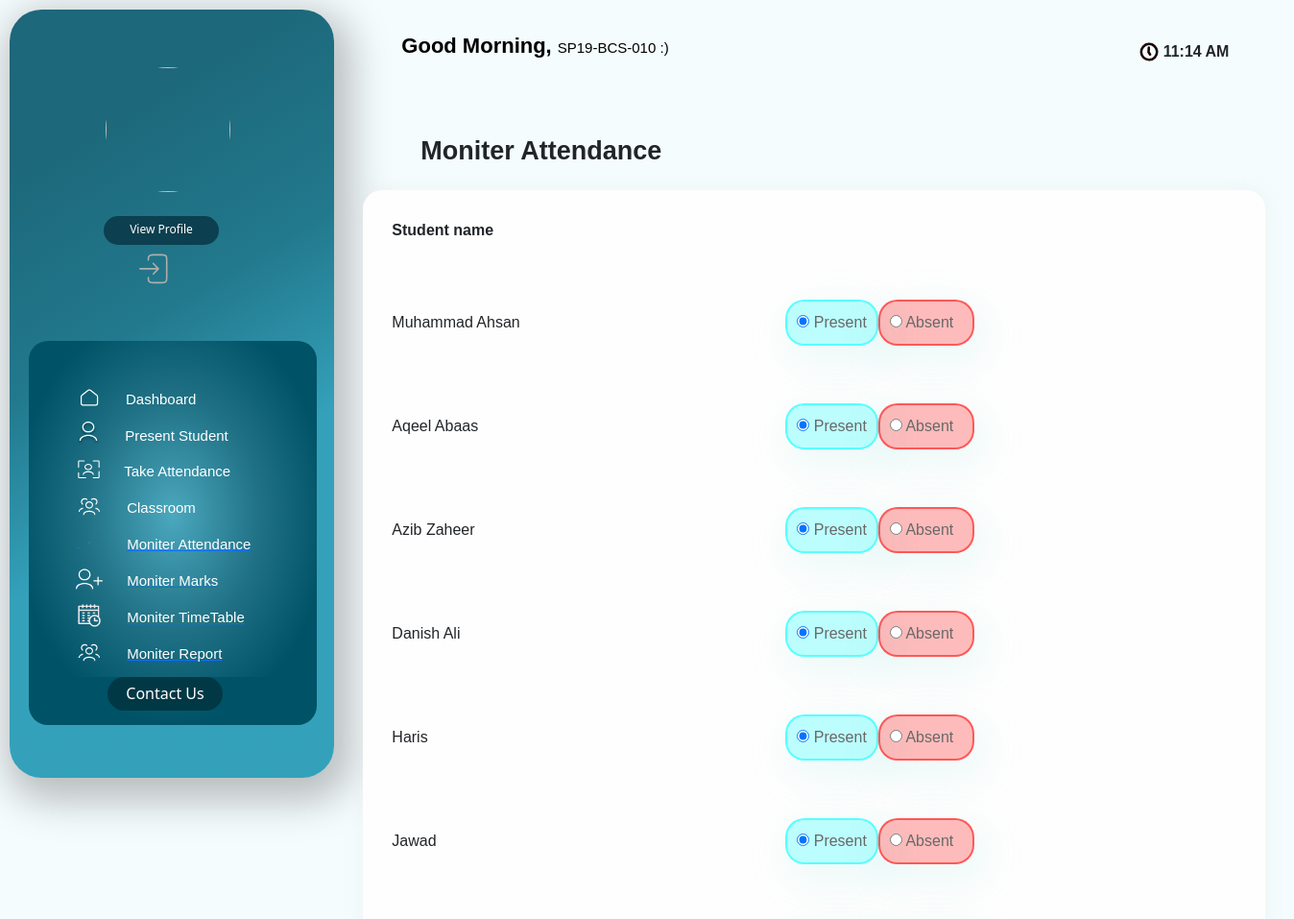
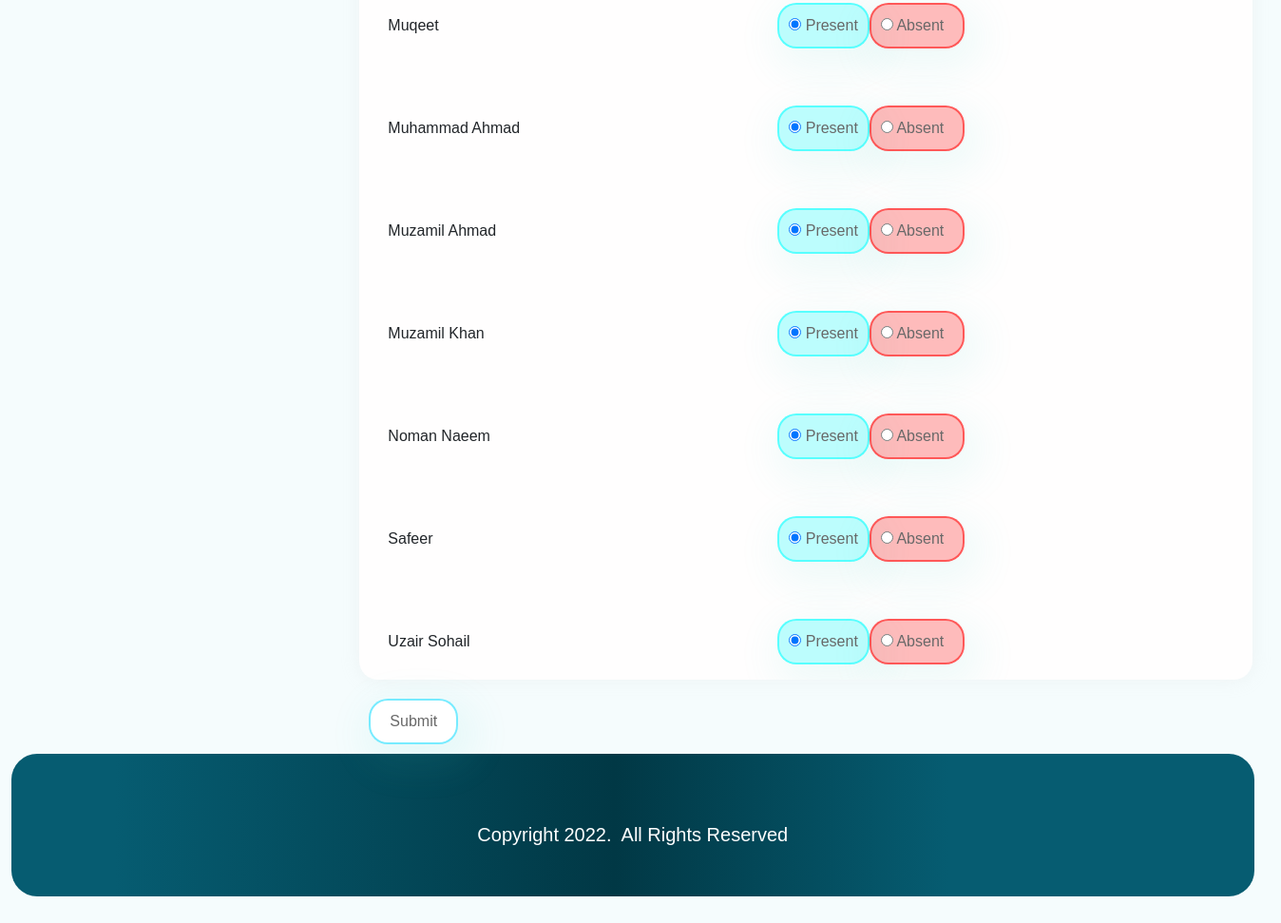
/info/teacher/5980/Edit_att/ (signed in), run on the app's committed database (2 pictures, top to bottom).
### info/models.py (models this page shows, shortened)
class User(AbstractUser):
    @property
    def is_student(self):
        if hasattr(self, 'student'):
            return True
        return False

class Attendance(models.Model):
    course = models.ForeignKey(Course, on_delete=models.CASCADE)
    student = models.ForeignKey(Student, on_delete=models.CASCADE)
    attendanceclass = models.ForeignKey(AttendanceClass, on_delete=models.CASCADE, default=1)
    date = models.DateField(default='2018-10-23')
    status = models.BooleanField(default='True')

class Student(models.Model):
    user = models.OneToOneField(User, on_delete=models.CASCADE, null=True)
    class_id = models.ForeignKey(Class, on_delete=models.CASCADE, default=1)
    USN = models.CharField(primary_key='True', max_length=100)
    name = models.CharField(max_length=200)
    Reg = models.TextField(max_length=50,null=True)
    ph = models.TextField(max_length=50)
    email = models.TextField(max_length=50)
    cnic = models.TextField(max_length=50)
    sex = models.CharField(max_length=50, choices=sex_choice, default='Male')
    DOB = models.DateField(default='1998-01-01')
    image = models.ImageField(upload_to=filepath, null=True, blank=True)

### info/views.py (the view)
# urls.py: path('teacher/<int:ass_c_id>/Edit_att/', views.edit_att, name='edit_att'),
@login_required()
def edit_att(request, ass_c_id):
    assc = get_object_or_404(AttendanceClass, id=ass_c_id)
    cr = assc.assign.course
    att_list = Attendance.objects.filter(attendanceclass=assc, course=cr)
    context = {
        'assc': assc,
        'att_list': att_list,'date': g, 'time': current_time
    }
    return render(request, 'info/t_edit_att.html', context)

### info/templates/info/t_edit_att.html (shortened to what this page needs)
<!DOCTYPE html>
<html lang="en">
<head>
     <link href="https://cdn.jsdelivr.net/npm/bootstrap@5.2.0-beta1/dist/css/bootstrap.min.css" rel="stylesheet">
</head>
<body style="background-color: rgba(245, 252, 253, 0.94)">
  <div    >
    <div class="maiin">
        <div class="upcnt">
            <div class="uplftcnt">
                <div class="primg">
                  <img src="/ImagesAttendance/{{ user.teacher.image }}" alt="">
                </div>
                <div class="prdet">
                    <div class="btnttl">
                      <a style="text-decoration:none ;" href="/viewprofile"><div  class="vp"> View Profile</div></a>
                    </div>
                    <div class="lgout" style="margin-left: 135px; margin-top: 0px; "><a href="{% url 'logout'%}"><img style=" width: 30px; height:50px;" src="/ImagesAttendance/info/images/lgout.svg" alt=""> </a></div>
                </div>
                <div class="navico">
                <div class="upici">
                  <a href="/index" style="color:white;text-decoration:none;">
                    <div class="icco">
                    <div class="icim"><img style="width: 26px; height:26px; "  src="/ImagesAttendance/info/images/House_02.svg"> </div>
                    <div class="icttl"> Dashboard</div>
                    </div>
                  </a>
                  <a href="/present_student" style="color:white;text-decoration:none;">
                    <div class="icco">
                    <div class="icim">&nbsp;<img style="width: 26px; height:25px; margin-left: -5px;"  src="/ImagesAttendance/info/images/prstu.svg"> </div>
                    <div class="icttl">Present Student </div>
                    </div>
                  </a>
                  <a href="/TakeAttendance" style="color:white;text-decoration:none;">
                    <div class="icco">
                    <div class="icim">&nbsp;<img style="width: 23px; height:23px; margin-left: -3px; "  src="/ImagesAttendance/info/images/tkatn.svg"> </div>
                    <div class="icttl">Take Attendance </div>
                    </div>
                  </a>
                  <a href="/class_room" style="color:white;text-decoration:none;">
                    <div class="icco">
                    <div class="icim">&nbsp;<img style="width: 28px; height:28px; margin-left: -5px;"  src="/ImagesAttendance/info/images/clsrm.svg"> </div>
                    <div class="icttl">Classroom</div>
                    </div>
                  </a>
                  <a href="{% url 't_clas' request.user.teacher.id 1 %}">
                      <div class="icco">
                          <div class="icim">&nbsp;<img style="width: 28px; height:28px; margin-left: -5px;"  src="/ImagesAttendance/info/images/editico.svg"> </div>
                          <div class="icttl">Moniter Attendance</div>
                          </div>
                    </a>
                    <a href="{% url 't_clas' request.user.teacher.id 2 %}">
                      <div class="icco">
                          <div class="icim">&nbsp;<img style="width: 28px; height:28px; margin-left: -5px;"  src="/ImagesAttendance/info/images/adstu.svg"> </div>
                          <div class="icttl">Moniter Marks</div>
                          </div>
                    </a>
                    <a href="{% url 't_timetable' request.user.teacher.id %}">
                      <div class="icco">
                      <div class="icim">&nbsp;<img style="width: 28px; height:28px; margin-left: -5px;"  src="/ImagesAttendance/info/images/ttbl.png"> </div>
                      <div class="icttl">Moniter TimeTable</div>
                      </div>
                   </a>
                   <a href="{% url 't_clas' request.user.teacher.id 3 %}">
                      <div class="icco">
                      <div class="icim">&nbsp;<img style="width: 28px; height:28px; margin-left: -5px;"  src="/ImagesAttendance/info/images/clsrm.svg"> </div>
                      <div class="icttl">Moniter Report</div>
                      </div>
                  </a>
                 </div>
                 <div style=" margin-top: -20px; background-color: transparent   " class="dwic"  >
                  <a style="text-decoration:none  ; background-color: #005266;" href="/contactus"> <div style="background-color: #013845;" class="cntus"><span>Contact Us</span> </div></a>
                </div>
               </div>
            </div>
            <div class="upritcnt">
                <div class="tagg">
                    <div class="greet">Good Morning,<span>{{request.user}} :)</span> </div>
                    <div class="timee">
                        <div class="timeeimg"> <img style="width: 20px; height:20px" src="/ImagesAttendance/info/images/tico.svg"></img> </div>
                        <div class="tym"> {{time}}</div>
                    </div>
                </div>
                <div class="Attendance">
                    <div class="titl">
                      <div>Moniter Attendance</div>
                    </div>
                    <div class="prescont">
{% block content %}
<form action="{% url 'confirm' assc.id %}" method="post">
        <div class="card-body">
          <div class="table-responsive">
            <table id="studnt" >
              <thead>
                <tr>
                    <th>Student name</th>
                    <th></th>
                </tr>
              </thead>
                <tbody>
                    {% for att in att_list %}
                    <tr>
                    <td>{{att.student.name}}</td>
                    <td>
                        <div class="btn-group btn-group-toggle" data-toggle="buttons">
                                {% if att.status %}
                                <div>
                                <label style="color: #686868; text-decoration: none; border: 2px solid #05ffff8a; font-family: 'Gill Sans', 'Gill Sans MT', Calibri, 'Trebuchet MS', sans-serif; box-shadow: 7px 13px 42px 11px rgba(76, 216, 195, 0.089); padding: 10px; border-radius: 20px; background-color: rgba(13, 252, 252, 0.274); ">
                                    <input type="radio" name="{{ att.student.USN }}" id="option1" autocomplete="off" value="present" checked> Present
                                </label>
                              </div>
                                <label  style="color: #686868; text-decoration: none; border: 2px solid #ff05058a; font-family: 'Gill Sans', 'Gill Sans MT', Calibri, 'Trebuchet MS', sans-serif; box-shadow: 7px 13px 42px 11px rgba(76, 216, 195, 0.089); padding: 10px; border-radius: 20px; padding-left: 10px; padding-right: 20px; background-color: rgba(252, 13, 13, 0.274); ">
                                    <input type="radio" name="{{ att.student.USN }}" id="option2" autocomplete="off" value="absent"> Absent
                                </label>
                                {% endif %}
                        </div>
                    </td>
                    </tr>
                {% endfor %}
                </tbody>
            </table>
          </div>
        </div>
      </div>
    <div style="margin-left: 30px;">
        <input style="color: #686868; text-decoration: none; border: 2px solid #05daff8a; font-family: 'Gill Sans', 'Gill Sans MT', Calibri, 'Trebuchet MS', sans-serif; box-shadow: 7px 13px 42px 11px rgba(76, 216, 195, 0.089); padding: 10px; padding-left: 20px; padding-right: 20px; border-radius: 20px; background-color: white; " type="submit" value="Submit">
      </div>    </form>
{% endblock %}
</div>
</div>
</div>
</div>
<div  class="dwncnt">
<div class="cpr">Copyright 2022.&nbsp; All Rights Reserved</div>
</div>
</div>
</body>
</html>

### info/templates/info/t_edit_att.html (style rules this page uses)
.maiin { display: flex; flex-direction: column; }
.upcnt { display: flex; }
.uplftcnt { height: 800px; width: 338.33px; margin: 10px; background: linear-gradient(328.91deg, rgba(0, 136, 168, 0.79) 38.23%, rgba(14, 108, 130, 0.912112) 59.45%, rgba(19, 97, 116, 0.958605) 83.69%); box-shadow: 7px 13px 42px 11px rgba(0, 0, 0, 0.25); border-radius: 33px; display: flex; flex-direction: column; }
.greet { font-family: 'Hammersmith One', sans-serif; font-weight: 600; font-size: 22px; line-height: 35px; text-align: center; margin-left: 60px; color: #000000; }
.greet span { font-size: 15px; margin-left: 6px; font-weight: 400; }
.tagg { display: flex; gap: 490px; margin-top: 30px; }
.timee { display: flex; gap: 5px; margin-top: 10px; margin-right: 8px; }
.tym { font-family: 'DM Sans', sans-serif; font-weight: 600; margin-top: 2px; }
.primg { border-radius: 100px; width: 130px; height: 130px; margin-top: 60px; margin-left: 100px; display: flex; justify-content: center; align-items: center; }
.primg img { border-radius: 100px; width: 130px; height: 130px; }
.navico { margin-left: 20px; margin-right: 20px; margin-top: 50px; height: 400px; width: 300px; background: radial-gradient(54.74% 54.74% at 49.91% 45.32%, #4BA8BE 0%, #207185 55.32%, #005266 100%); border-radius: 20px; }
.btnttl { height: 30px; width: 120px; border-radius: 20px; background-color: #0C3F4F; display: flex; justify-content: center; margin-top: 7px; font-size: 12px; margin-left: 98px; }
.vp { margin-top: 5px; color: #FFFFFF; }
.upici { margin-top: 45px; }
.icco { display: flex; gap: 25px; margin-top: 10px; }
.icim { margin-left: 50px; color: #FFFFFF; }
.icttl { color: #FFFFFF; font-family: 'DM Sans', sans-serif; font-size: 15px; margin-top: 5px; }
.dwic { width: 270px; height: 100px; border-radius: 20px; margin-left: 12px; }
.dwic { background: #071E23; display: flex; flex-direction: column; gap: 10px; justify-items: center; justify-content: center ; margin-top: 50px; }
.ttlh ,.cntus { margin-left: 70px; }
.cntus { color: white; background-color: #116782; width: 120px; display: flex; justify-content: center; height: 35px; border-radius: 100px; }
.cntus span { margin-top: 5px; }
.dwncnt { width: 97vw; height: 150px; background: linear-gradient(90deg, #065C71 8.33%, #013845 48.52%, #065C71 75.37%); border-radius: 27px; margin-left: 12px; margin-bottom: 10px; margin-top: 10px; display: flex; justify-content: space-around; }
.cpr { margin-top: 70px; color: #FFFFFF; font-family: 'DM Sans', sans-serif; font-size: 20px; }
.titl { font-family: 'DM Sans', sans-serif; font-size: 27px; font-weight: 700; margin-top: 70px; margin-left: 80px; margin-bottom: 10px; }
.icco { display: inline-block; display: flex; vertical-align: middle; -webkit-transform: perspective(1px) translateZ(0); transform: perspective(1px) translateZ(0); box-shadow: 0 0 1px rgba(0, 0, 0, 0); -webkit-transition-duration: 0.3s; transition-duration: 0.3s; }
.icco .icim { -webkit-transform: translateZ(0); transform: translateZ(0); -webkit-transition-duration: 0.3s; transition-duration: 0.3s; -webkit-transition-property: transform; transition-property: transform; -webkit-transition-timing-function: ease-out; transition-timing-function: ease-out; }
.titl { display: flex; }
::placeholder { color: rgb(189, 189, 189); }
.prescont { background-color: rgb(255, 254, 254); border-radius: 20px; width: 940px; height: 70vh; margin: 20px; display: flex; flex-direction: column; overflow-y: scroll; box-shadow: 0px 0px 17px 2px rgba(218, 218, 218, 0.212); }
#studnt { font-family: Arial, Helvetica, sans-serif; padding: 20px; width: 100%; }
#studnt th { padding: 30px; }
#studnt tr { padding: 30px; }
#studnt td { height: 70px; padding: 30px; }

### data on the page
User: user "SP19-BCS-010"
Attendance: student.name "Muhammad Ahsan"
Attendance: student.name "Aqeel Abaas"
Attendance: student.name "Azib Zaheer"
Attendance: student.name "Danish Ali"
Attendance: student.name "Haris"
Attendance: student.name "Jawad"
Attendance: student.name "Muqeet"
Attendance: student.name "Muhammad Ahmad"
Attendance: student.name "Muzamil Ahmad"
Attendance: student.name "Muzamil Khan"
Attendance: student.name "Noman Naeem"
Attendance: student.name "Safeer"
Attendance: student.name "Uzair Sohail"

### other printed values
{{ time }} "11:14 AM"
